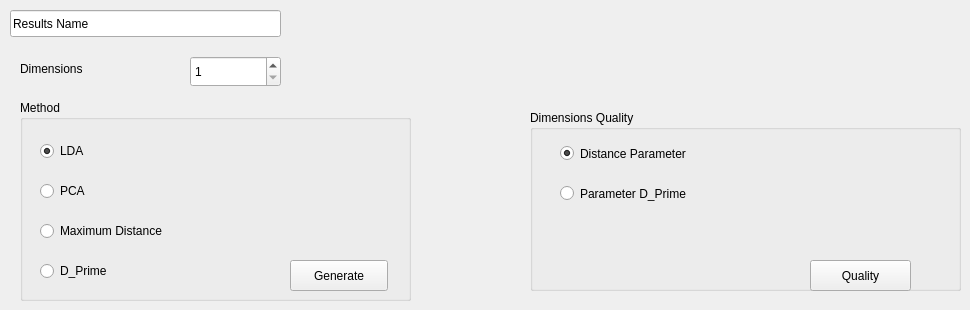
         <widget class="QWidget" name="v_dimensionality_tab">
          <attribute name="title">
           <string>Dimensionality</string>
          </attribute>
          <widget class="QGroupBox" name="groupBox_6">
           <property name="geometry">
            <rect>
             <x>20</x>
             <y>100</y>
             <width>391</width>
             <height>201</height>
            </rect>
           </property>
           <property name="title">
            <string>Method</string>
           </property>
           <widget class="QRadioButton" name="v_dimensionality_lda">
            <property name="geometry">
             <rect>
              <x>20</x>
              <y>40</y>
              <width>116</width>
              <height>22</height>
             </rect>
            </property>
            <property name="text">
             <string>LDA</string>
            </property>
            <property name="checked">
             <bool>true</bool>
            </property>
           </widget>
           <widget class="QRadioButton" name="v_dimensionality_pca">
            <property name="geometry">
             <rect>
              <x>20</x>
              <y>80</y>
              <width>116</width>
              <height>22</height>
             </rect>
            </property>
            <property name="text">
             <string>PCA</string>
            </property>
           </widget>
           <widget class="QRadioButton" name="v_dimensionality_max_dist">
            <property name="geometry">
             <rect>
              <x>20</x>
              <y>120</y>
              <width>181</width>
              <height>22</height>
             </rect>
            </property>
            <property name="text">
             <string>Maximum Distance</string>
            </property>
           </widget>
           <widget class="QRadioButton" name="v_dimensionality_dprime">
            <property name="geometry">
             <rect>
              <x>20</x>
              <y>160</y>
              <width>151</width>
              <height>22</height>
             </rect>
            </property>
            <property name="text">
             <string>D_Prime</string>
            </property>
           </widget>
           <widget class="QPushButton" name="v_dimensionality_generate">
            <property name="geometry">
             <rect>
              <x>270</x>
              <y>160</y>
              <width>98</width>
              <height>31</height>
             </rect>
            </property>
            <property name="text">
             <string>Generate</string>
            </property>
           </widget>
          </widget>
          <widget class="QSpinBox" name="v_dimensionality_dimensions">
           <property name="geometry">
            <rect>
             <x>190</x>
             <y>56</y>
             <width>91</width>
             <height>31</height>
            </rect>
           </property>
           <property name="minimum">
            <number>1</number>
           </property>
           <property name="maximum">
            <number>999999999</number>
           </property>
          </widget>
          <widget class="QLineEdit" name="v_dimensionality_dataname">
           <property name="enabled">
            <bool>true</bool>
           </property>
           <property name="geometry">
            <rect>
             <x>10</x>
             <y>10</y>
             <width>271</width>
             <height>27</height>
            </rect>
           </property>
           <property name="text">
            <string>Results Name</string>
           </property>
          </widget>
          <widget class="QLabel" name="v_dimensionality_label_dimensions">
           <property name="geometry">
            <rect>
             <x>20</x>
             <y>60</y>
             <width>161</width>
             <height>17</height>
            </rect>
           </property>
           <property name="text">
            <string>Dimensions</string>
           </property>
          </widget>
          <widget class="QGroupBox" name="groupBox_7">
           <property name="geometry">
            <rect>
             <x>530</x>
             <y>110</y>
             <width>431</width>
             <height>181</height>
            </rect>
           </property>
           <property name="title">
            <string>Dimensions Quality</string>
           </property>
           <widget class="QPushButton" name="v_dimensionality_quality">
            <property name="geometry">
             <rect>
              <x>280</x>
              <y>150</y>
              <width>101</width>
              <height>31</height>
             </rect>
            </property>
            <property name="text">
             <string>Quality</string>
            </property>
           </widget>
           <widget class="QRadioButton" name="v_dimensionality_distance_parameter">
            <property name="geometry">
             <rect>
              <x>30</x>
              <y>30</y>
              <width>251</width>
              <height>27</height>
             </rect>
            </property>
            <property name="text">
             <string>Distance Parameter</string>
            </property>
            <property name="checked">
             <bool>true</bool>
            </property>
           </widget>
           <widget class="QRadioButton" name="v_dimensionality_dprime_parameter">
            <property name="geometry">
             <rect>
              <x>30</x>
              <y>70</y>
              <width>241</width>
              <height>27</height>
             </rect>
            </property>
            <property name="text">
             <string>Parameter D_Prime</string>
            </property>
           </widget>
          </widget>
         </widget>
